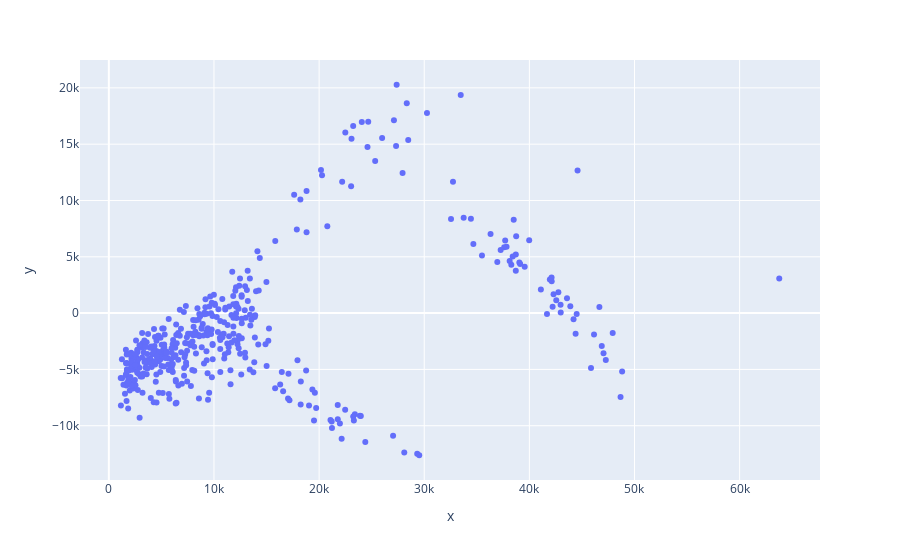

Notebook code cell kept with this figure:
### Code cell
# Create a scatter plot of residuals against the true values for the test data
px.scatter(x=y_test, y=residuals_test)

### Figure 1 — Plotly figure (JSON) as saved in the notebook; plotly's stock layout.template omitted (floating-point values rounded to 4 significant figures; data arrays with more than 128 entries replaced by an {"elided": "..."} marker saying what was removed)
{"data": [{"hovertemplate": "x=%{x}<br>y=%{y}<extra></extra>", "legendgroup": "", "marker": {"color": "#636efa", "symbol": "circle"}, "mode": "markers", "name": "", "orientation": "v", "showlegend": false, "type": "scatter", "x": {"elided": "442 float values"}, "xaxis": "x", "y": {"elided": "442 float values"}, "yaxis": "y"}], "layout": {"legend": {"tracegroupgap": 0}, "margin": {"t": 60}, "xaxis": {"anchor": "y", "domain": [0, 1], "title": {"text": "x"}}, "yaxis": {"anchor": "x", "domain": [0, 1], "title": {"text": "y"}}}}
